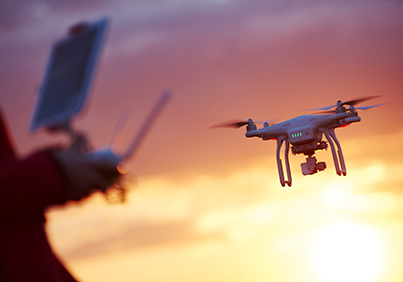
#> input picture opencv4/dron.jpg, 403 x 282 px, found by its file name
$ python 'resmi döndürme.py'
#> lines starting #> are read from the running program, lines starting #| are printed output that depends on the picture
import cv2
import numpy as np

img=cv2.imread("dron.jpg")
#> img is the input picture: shape (282, 403, 3); mean B, G, R 123.4, 135.5, 176

print(img.shape)
#| (282, 403, 3)

rows,cols=img.shape[:2]
#> rows = 282; cols = 403


#döndürme için opencv nin matrisi fonksiyonu var otomatik olarak döndürüyor
rotation_matrix=cv2.getRotationMatrix2D((cols/2,rows/2),30,1)

img_rotation=cv2.warpAffine(img,rotation_matrix,(int(cols*1.2),int(rows*1.2)))
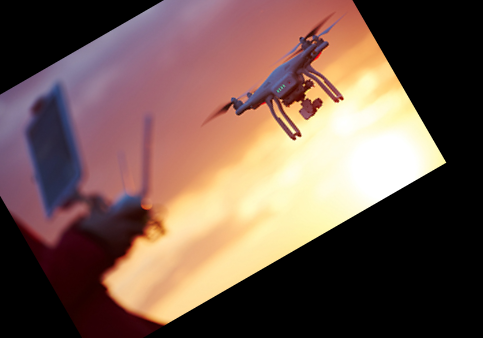
#> img_rotation: shape (338, 483, 3); mean B, G, R 78.6, 88.4, 113.8

cv2.imshow("img",img)
cv2.imshow("img rotation",img_rotation)
cv2.waitKey()
cv2.destroyAllWindows()
